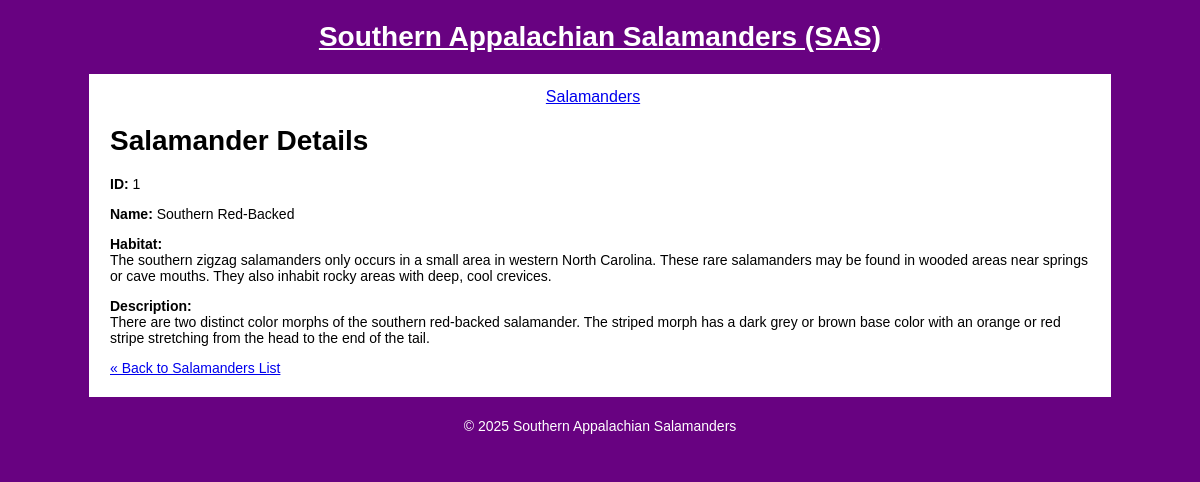
/salamanders/show.php, run on the app's committed database.
### tables this page shows
CREATE TABLE `salamander` (
  `id` int(11) NOT NULL  PRIMARY KEY AUTO_INCREMENT,
  `name` varchar(255) NOT NULL,
  `habitat` text,
  `description` text
);

### private/query_functions.php (called while the page is built, shortened)
<?php
function find_salamander_by_id($id) {
  global $db;
  $sql = "SELECT * FROM salamander ";
  $sql .= "WHERE id='" . $id . "'";
  $result = mysqli_query($db, $sql);
  $salamander = mysqli_fetch_assoc($result);
  return $salamander;
  }

### private/functions.php (called while the page is built, shortened)
<?php
function url_for($script_path) {
  if($script_path[0] != '/') {
    $script_path = "/" . $script_path;
  }
  return WWW_ROOT . $script_path;
}
function h($string="") {
  return htmlspecialchars($string);
}

### public/salamanders/show.php (the view, shortened to what this page needs)
<?php require_once('../../private/initialize.php');
include(SHARED_PATH . '/salamander-header.php');
$id = $_GET['id'] ?? '1';
$salamander = find_salamander_by_id($id);
?>
<h1>Salamander Details</h1>
<p><span class="bold">ID: </span> <?= h($salamander['id']); ?> </p>
<p><span class="bold">Name: </span> <?= h($salamander['name']); ?> </p>
<p><span class="bold">Habitat: </span><br>
  <?= h($salamander['habitat']); ?> </p>
<p><span class="bold">Description: </span><br>
  <?= h($salamander['description']); ?> </p>
<p><a href="<?= url_for('salamanders/index.php'); ?>">&laquo; Back to Salamanders List</a></p>
<?php include(SHARED_PATH . '/salamander-footer.php'); ?>

### public/stylesheets/salamanders.css (style rules this page uses)
html, body { margin: 0; padding: 0; }
html { font: 14px Arial, Helvetica, sans-serif; }
body { background-color: #680281; }
.bold { font-weight: bold; }

### data on the page
salamander: id "1", name "Southern Red-Backed", habitat "The southern zigzag salamanders only occurs in a small area in western North Carolina. These rare salamanders may be found in wooded areas near springs or cave mouths. They also inhabit rocky areas with deep, cool crevices.", description "There are two distinct color morphs of the southern red-backed salamander. The striped morph has a dark grey or brown base color with an orange or red stripe stretching from the head to the end of the tail."
